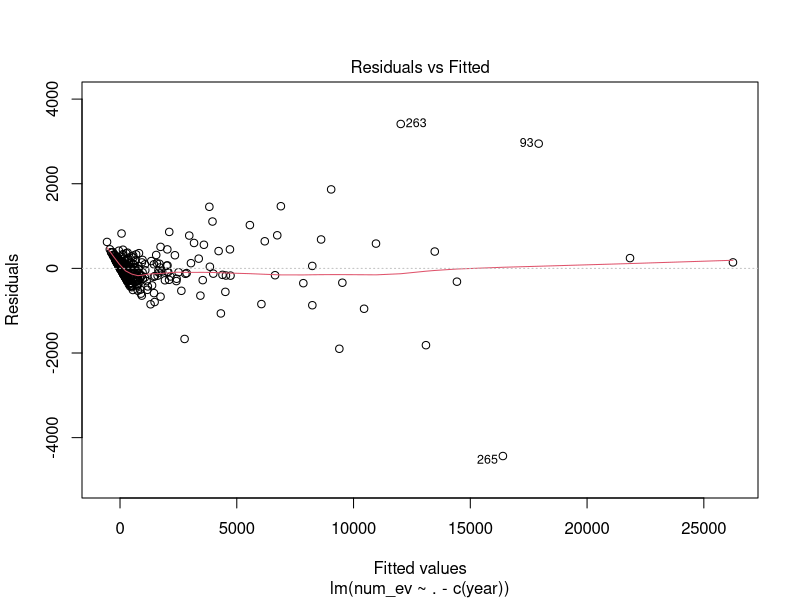
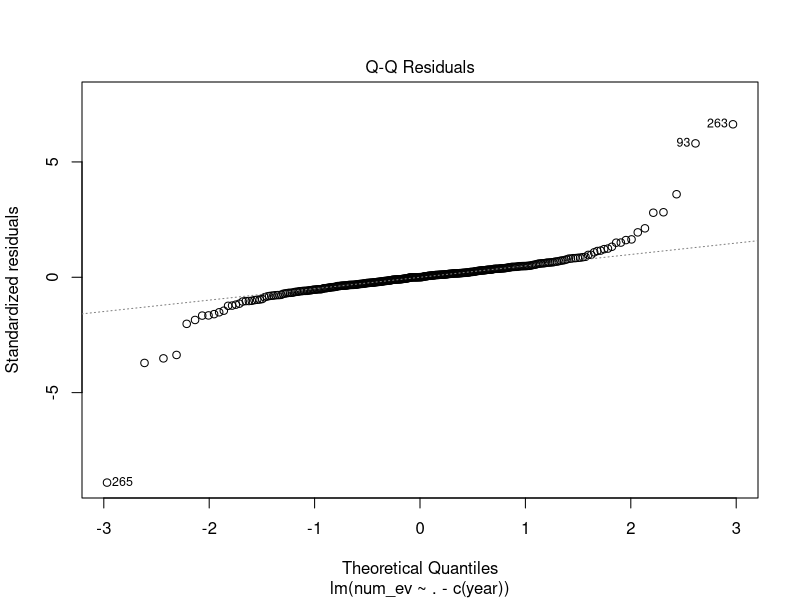
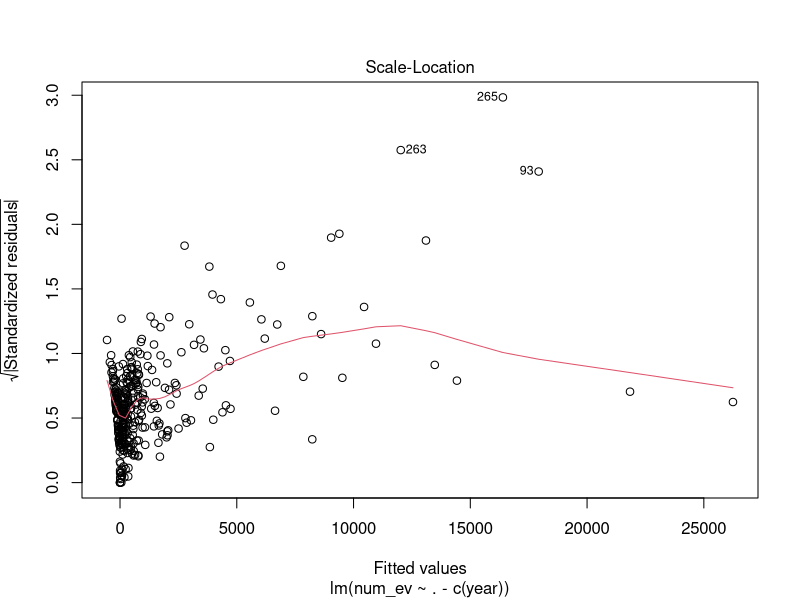
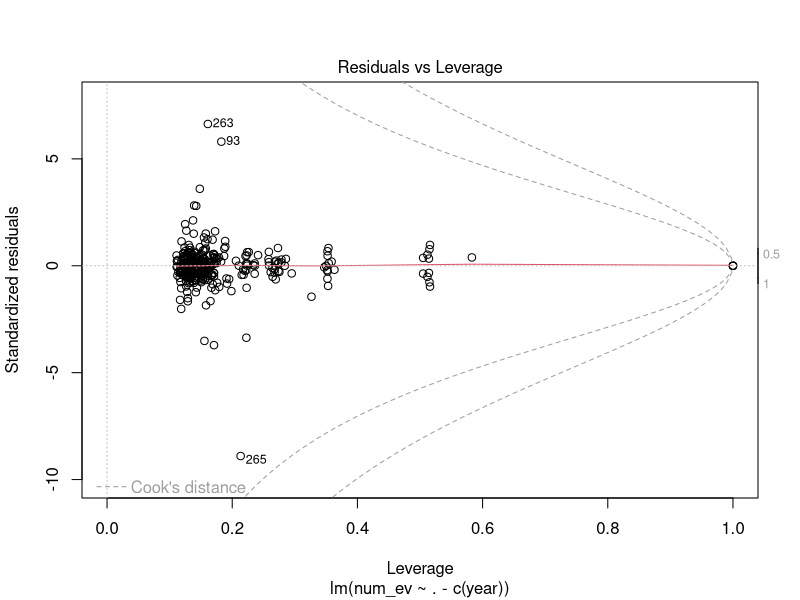
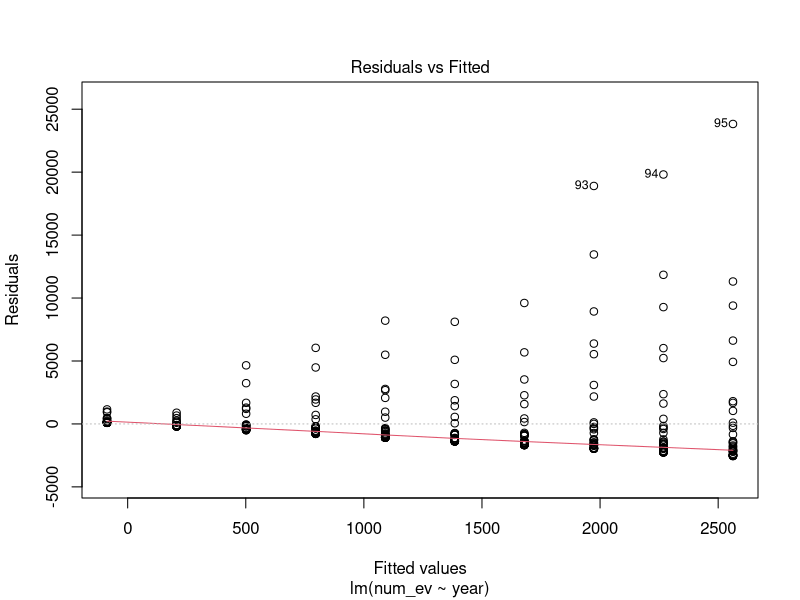
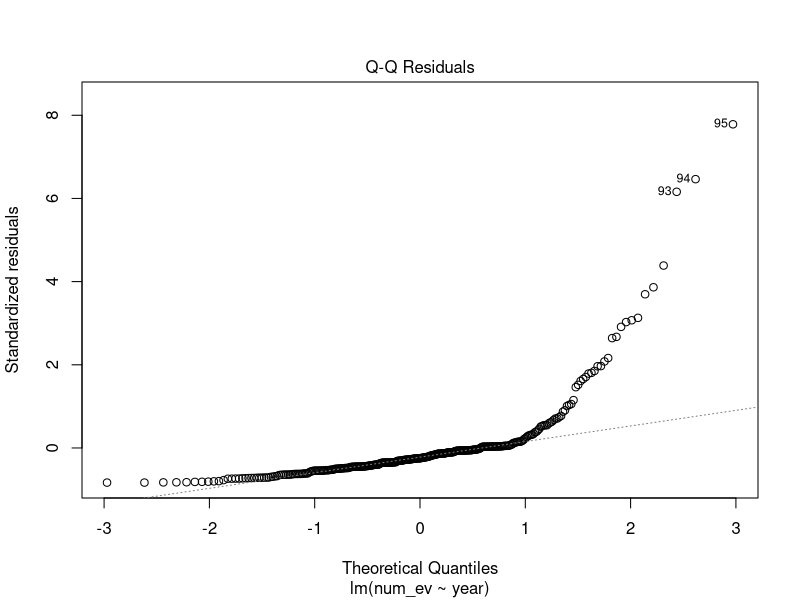
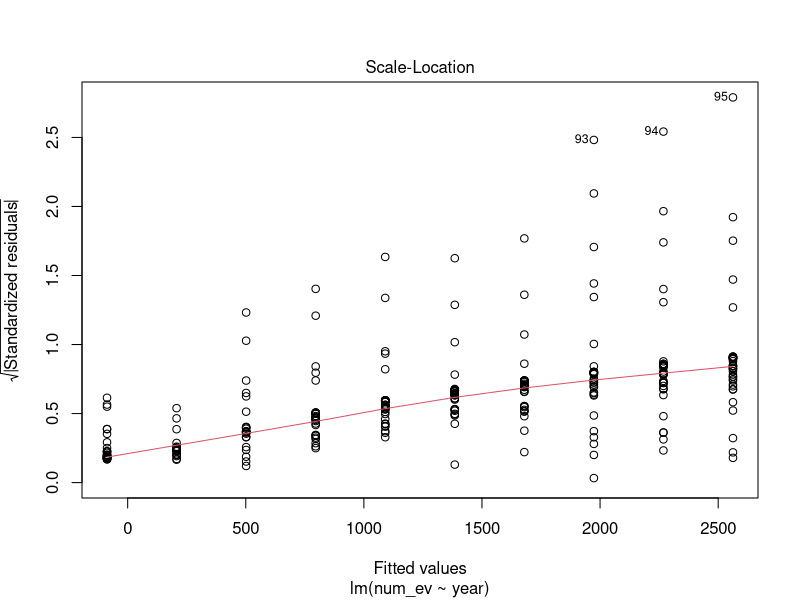
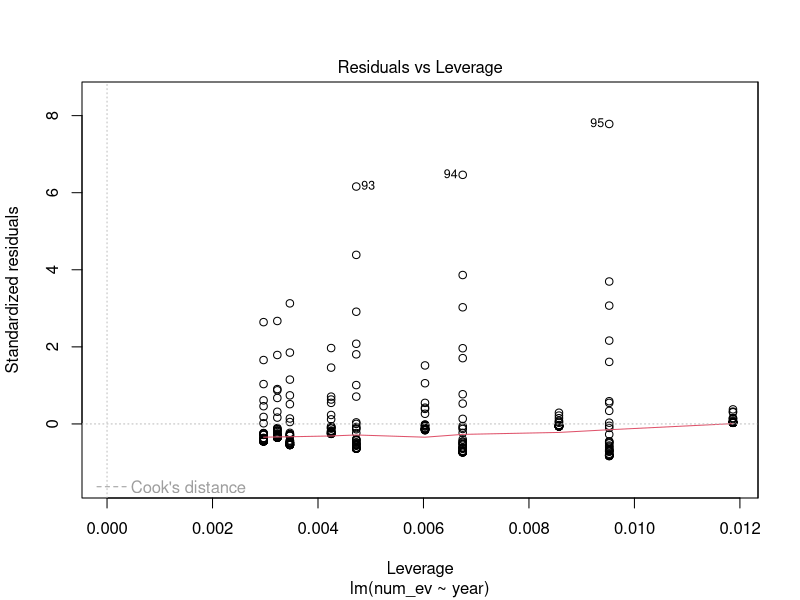

Write the R code that produced these figures, in order. (Note: this script raises an error after producing the figures.)
## ---- chunk 1
library(tidyverse)
library(ggplot2)
library(lubridate)
library(reshape2)

rm(list = ls())
## ---- chunk 2
#Population
pop <- read.csv("population.csv")

#select only relevant rows
pop <- pop[1:59,1:27]

#remove county from names
pop$Region <- gsub(" County", "", pop$Region)

#remove x from cols
names(pop) <- gsub("X","", names(pop))

long_pop <- melt(pop, id.vars = c("Region"))

names(long_pop)[2] <- "year"
names(long_pop)[3] <- "population"
names(long_pop)[1] <- "county"
long_pop$year <- as.numeric(as.character(long_pop$year))
long_pop$county <- tolower(long_pop$county)
long_pop$county <- gsub("[^a-zA-Z]", "", long_pop$county)
## ---- chunk 3
#Income
income <- read.csv("forecastedIncome.csv")

income <- income[ ,2:60]

county_names<- names(income)
income$year<- 2000:2035
income <-subset(income, year >=2010)
col_idx <- grep("^year$", names(income))
income <- income[, c(col_idx, (1:ncol(income))[-col_idx])]

income.long <- pivot_longer(income, cols = 2:59, names_to = "county" , values_to= "avg_income")


income.long$county <- tolower(income.long$county)
income.long$county <- gsub("[^a-zA-Z]", "", income.long$county)


county_names <-county_names[-length(county_names)]
county_names <- tolower(county_names)
county_names <- gsub("[^a-zA-Z]", "", county_names)




## ---- chunk 4
#Charging Station
chargers <- read.csv("county_chargers.csv")

#charging
chargers1 <- read.csv("county_datapoints.csv")
chargers1$county <- tolower(chargers1$county)
chargers1$county <- gsub("[^a-zA-Z]", "", chargers1$county)

#charger_forecast
charger_forecast <- read.csv("charger_forecast.csv")
names(charger_forecast)[2] <- "chargers"

#chargers forecast
char_for <- read.csv("charger_forecast.csv")
charger_X <-  char_for[char_for$year_list>2020,]
names(charger_X)[2] <- "forecast_charger"
charger_X$county <- tolower(charger_X$county)
charger_X$county <- gsub("[^a-zA-Z]", "", charger_X$county)
charger_forecast<-rename(charger_forecast, c('year'= 'year_list'))
charger_forecast$county <- tolower(charger_forecast$county)
charger_forecast$county <- gsub("[^a-zA-Z]", "", charger_forecast$county)


#combo chargers 
char_all<- read.csv("charger_all.csv")


## ---- chunk 5
#Fuel Price
fuel_price <- read.csv("CA_GasPreds_1995_2035.csv")
names(fuel_price) <- c("Date", "GasPrice_gal")
fuel_price$Date <- as.Date(fuel_price$Date, format = "%m/%d/%Y")
fuel_price$year <- year(fuel_price$Date)
f <- fuel_price %>% 
  group_by(year) %>% 
  summarise(avg_price = mean(GasPrice_gal))

gas_price <- f[f$year>2010,]
names(gas_price)[2] <- "gas_price"
## ---- chunk 6
#Vehicle price
vehicle_price <- read.csv("Vehicle_prices_final.csv")
names(vehicle_price)[1] <- "year"
## ---- chunk 7
#Miles per kwh
mpk <- read.csv("forecastedMPKwh.csv")
mpk <- mpk[, 2:3]
names(mpk)[1] <- "year"
## ---- chunk 8
Y <- read.csv("numEV_CountyandYear.csv")
Y <- Y[, 2:4]

#Y<-Y%>% 
  #group_by(county)%>%
  #mutate(lag.value = lag(num_ev))
Y<-Y%>% 
  group_by(county)%>%
  mutate(lag.value = cumsum(num_ev))

Y$county <- tolower(Y$county)
Y$county <- gsub("[^a-zA-Z]", "", Y$county)
yearly_sales <- Y %>% 
  group_by(year) %>% 
  summarise(total_sales = sum(num_ev, na.rm = TRUE))
## ---- chunk 9
kw_prices<-read.csv("yearly_kwh_prices.csv")
kw_prices <-subset(kw_prices, year >=2010)
## ---- chunk 10
final <- merge(Y, gas_price, by = "year")
final <- merge(final, vehicle_price, by = "year")
final <- merge(final, mpk, by = "year")
final <-merge(final, kw_prices, by= "year")
final <- merge(final, long_pop, by = c("county", "year")) 
final<- right_join(final, income.long, by= c("county", "year"))

#lose rows over here
final <- merge(final, chargers1[,c("county","year","csum")], by = c("county", "year"))
#final$avg_income <- (final$low+final$medium+final$high)/3
final<-rename(final, c("chargers" ='csum'))
#model_data<-final %>% group_by(county)%>% 
 # summarise(Avg_County_come= mean(avg_income))
#model_data<-model_data %>% group_by(year)%>% 
#  summarise(Total_year_EV= sum(num_ev))

#head(model_data)
#model_data <- select(final, -c("year", "county", "low", "medium", "high"))

#preping data for model

#scale
## ---- chunk 11
final<-na.omit(final)

lm0 <- lm(num_ev~.-c(year), data=final)
summary(lm0)

plot(lm0)


lm1 <- lm(num_ev~year, data=final)
summary(lm1)

plot(lm1)
ggplot(final, aes(y=num_ev, x=year+chargers+gas_price+high+low+mid+m_p_k+dollar.per.kw+population+avg_income))+
  stat_summary(fun.data = mean_cl_normal)+
  geom_smooth(method='lm', formula=y~x)


lm2 <- lm(num_ev ~poly(num_ev, x=year+chargers+gas_price+high+low+mid+m_p_k+dollar.per.kw+population+avg_income), data= final)
summary(lm2)

plot(fitted((lm2), residuals(lm2)))



lm3 <- lm(num_ev ~., data= final)
summary(lm3)

## ---- chunk 12


char <- na.omit(chargers1)
char<-char[, 2:5]
char$chargers<-char$csum


charger_forecast<- charger_forecast[,-which(names(charger_forecast) %in% c("X"))]
char<- char[,-which(names(char) %in% c("X", "total_chargers", "csum"))]
char<-rbind(char, charger_forecast)
char$county[char$county == "cityandcountyofsanfrancisco"] <- "sanfrancisco"

#char<-char[-grep("nevada", char$county),]


## ---- chunk 13


new_Y<-Y[,-4]
#new_Y <- pivot_wider(new_Y, names_from =year, values_from=num_ev)
#new_Y$'2021'<-0
#new_Y$'2022'<-0
#new_Y$'2023'<-0
#new_Y$'2024'<-0
#new_Y$'2025'<-0
#new_Y$'2026'<-0
#new_Y$'2027'<-0
#new_Y$'2028'<-0
#new_Y$'2029'<-0
#new_Y$'2030'<-0
#new_Y$'2031'<-0
#new_Y$'2032'<-0
#new_Y$'2033'<-0
#new_Y$'2034'<-0
#new_Y$'2035'<-0

#new_Y <- pivot_longer(new_Y, cols = 2:13, names_to = "year", values_to= "num_ev")
new_Y$year<-as.numeric(new_Y$year)
future_x <- merge(new_Y, gas_price, by = "year")
future_x <- merge(future_x, vehicle_price, by = "year")
future_x <- merge(future_x, mpk, by = "year")
future_x <-merge(future_x, kw_prices, by= "year")
future_x <- merge(future_x, long_pop, by = c("county", "year")) 
future_x<- left_join(future_x, income.long, by= c("county", "year"))
future_x <-left_join(future_x, char[,c("county","year","chargers")], by = c("county", "year"))

Y2021<-Y_2021
Y2021$num_ev<- Y_2021$preds
Y2021<- as.data.frame(Y2021[ , -c(13:14)])
future_x<-rbind(future_x, Y2021)

Y2022<-Y_2022
Y2022$num_ev<- Y2022$preds
Y2022<- as.data.frame(Y2022[,-c(13:14)])
future_x<-rbind(future_x, Y2022)

Y2023<-Y_2023
Y2023$num_ev<- Y2023$preds
Y2023<- as.data.frame(Y2023[,-c(13:14)])
future_x<-rbind(future_x, Y2023)

Y2024<-Y_2024
Y2024$num_ev<- Y2024$preds
Y2024<- as.data.frame(Y2024[,-c(13:14)])
future_x<-rbind(future_x, Y2024)

Y2025<-Y_2025
Y2025$num_ev<- Y2025$preds
Y2025<- as.data.frame(Y2025[,-c(13:14)])
future_x<-rbind(future_x, Y2025)

Y2026<-Y_2026
Y2026$num_ev<- Y2026$preds
Y2026<- as.data.frame(Y2026[,-c(13:14)])
future_x<-rbind(future_x, Y2026)

Y2027<-Y_2027
Y2027$num_ev<- Y2027$preds
Y2027<- as.data.frame(Y2027[,-c(13:14)])
future_x<-rbind(future_x, Y2027)

Y2028<-Y_2028
Y2028$num_ev<- Y2028$preds
Y2028<- as.data.frame(Y2028[,-c(13:14)])
future_x<-rbind(future_x, Y2028)

Y2029<-Y_2029
Y2029$num_ev<- Y2029$preds
Y2029<- as.data.frame(Y2029[,-c(13:14)])
future_x<-rbind(future_x, Y2029)

Y2030<-Y_2030
Y2030$num_ev<- Y2030$preds
Y2030<- as.data.frame(Y2030[,-c(13:14)])
future_x<-rbind(future_x, Y2030)

Y2031<-Y_2031
Y2031$num_ev<- Y2031$preds
Y2031<- as.data.frame(Y2031[,-c(13:14)])
future_x<-rbind(future_x, Y2031)

Y2032<-Y_2032
Y2032$num_ev<- Y2032$preds
Y2032<- as.data.frame(Y2032[,-c(13:14)])
future_x<-rbind(future_x, Y2032)

Y2033<-Y_2033
Y2033$num_ev<- Y2033$preds
Y2033<- as.data.frame(Y2033[,-c(13:14)])
future_x<-rbind(future_x, Y2033)

Y2034<-Y_2034
Y2034$num_ev<- Y2034$preds
Y2034<- as.data.frame(Y2034[,-c(13:14)])
future_x<-rbind(future_x, Y2034)

Y2035<-Y_2035
Y2035$num_ev<- Y2035$preds
Y2035<- as.data.frame(Y2035[,-c(13:14)])
future_x<-rbind(future_x, Y2035)

future_x<-future_x%>% 
  group_by(county)%>%
  mutate(lag.value = cumsum(num_ev))

write.csv(future_x, "predictions_CC_bycounty.csv")
## ---- chunk 14
future_x[is.na(future_x)]<-0

#final= subset(future_x, year <=2020)
#final= subset(future_x, year <=2021)
#final= subset(future_x, year <=2022)
#final= subset(future_x, year <=2023)
#final= subset(future_x, year <=2024)
#final= subset(future_x, year <=2025)
#final= subset(future_x, year <=2026)
#final= subset(future_x, year <=2027)
#final= subset(future_x, year <=2028)
#final= subset(future_x, year <=2029)
#final= subset(future_x, year <=2030)
#final= subset(future_x, year <=2031)
#final= subset(future_x, year <=2032)
#final= subset(future_x, year <=2033)
final= subset(future_x, year <=2034)

lm3 <- lm(num_ev ~., data= final)
## ---- chunk 15

prediction <- predict(lm3, future_x, se.fit = TRUE)


preds_cc <- future_x

preds_cc$preds<- prediction$fit

#Y_2021<-subset(preds_cc, year == '2021')  

#Y_2022<-subset(preds_cc, year == '2022')  
#Y_2023<-subset(preds_cc, year == '2023')
#Y_2024<-subset(preds_cc, year == '2024')
#Y_2025<-subset(preds_cc, year == '2025')

#Y_2026<-subset(preds_cc, year == '2026')

#Y_2027<-subset(preds_cc, year == '2027')
#Y_2028<-subset(preds_cc, year == '2028')
#Y_2029<-subset(preds_cc, year == '2029')
#Y_2030<- subset(preds_cc, year == '2030')
#Y_2031<-subset(preds_cc, year == '2031')
#Y_2032<-subset(preds_cc, year == '2032')
#Y_2033<-subset(preds_cc, year == '2033')
#Y_2034<-subset(preds_cc, year == '2034')
Y_2035<-subset(preds_cc, year == '2035')
## ---- chunk 16
ggplot(preds_cc, aes(x=year,y=preds))+ geom_point()

final_preds<- preds_cc%>% group_by(year) %>% summarise(CA_total_ev = sum(preds), Original=sum(num_ev))



## ---- chunk 17

#CA total
new_Y<-Y[,-4]
#new_Y <- pivot_wider(new_Y, names_from =year, values_from=num_ev)
#new_Y$'2021'<-0
#new_Y$'2022'<-0
#new_Y$'2023'<-0
#new_Y$'2024'<-0
#new_Y$'2025'<-0
#new_Y$'2026'<-0
#new_Y$'2027'<-0
#new_Y$'2028'<-0
#new_Y$'2029'<-0
#new_Y$'2030'<-0
#new_Y$'2031'<-0
#new_Y$'2032'<-0
#new_Y$'2033'<-0
#new_Y$'2034'<-0
#new_Y$'2035'<-0

#new_Y <- pivot_longer(new_Y, cols = 2:13, names_to = "year", values_to= "num_ev")
new_Y$year<-as.numeric(new_Y$year)
future_x <- merge(new_Y, gas_price, by = "year")
future_x <- merge(future_x, vehicle_price, by = "year")
future_x <- merge(future_x, mpk, by = "year")
future_x <-merge(future_x, kw_prices, by= "year")
future_x <- merge(future_x, long_pop, by = c("county", "year")) 
future_x<- left_join(future_x, income.long, by= c("county", "year"))
future_x <-left_join(future_x, char[,c("county","year","chargers")], by = c("county", "year"))

future_x[is.na(future_x)]<-0
future_x$avg_car_price<-(future_x$high + future_x$low+ future_x$mid)/3
future_x<- future_x%>% group_by(year)%>% 
  summarise(num_ev= sum(num_ev), gas_price = mean(gas_price), m_p_k= mean(m_p_k), dollar.per.kw = mean(dollar.per.kw), population=sum(population), avg_income = mean(avg_income),  chargers= sum(chargers), avg_car_price = mean(avg_car_price))


Y2021<-Y_2021
Y2021$num_ev<- Y_2021$preds
Y2021<- as.data.frame(Y2021[ , -c(10:11)])
future_x<-rbind(future_x, Y2021)



Y2022<-Y_2022
Y2022$num_ev<- Y2022$preds
Y2022<- as.data.frame(Y2022[,-c(10:11)])
future_x<-rbind(future_x, Y2022)


Y2023<-Y_2023
Y2023$num_ev<- Y2023$preds
Y2023<- as.data.frame(Y2023[,-c(10:11)])
future_x<-rbind(future_x, Y2023)




Y2024<-Y_2024
Y2024$num_ev<- Y2024$preds
Y2024<- as.data.frame(Y2024[,-c(10:11)])
future_x<-rbind(future_x, Y2024)

Y2025<-Y_2025
Y2025$num_ev<- Y2025$preds
Y2025<- as.data.frame(Y2025[,-c(10:11)])
future_x<-rbind(future_x, Y2025)


Y2026<-Y_2026
Y2026$num_ev<- Y2026$preds
Y2026<- as.data.frame(Y2026[,-c(10:11)])
future_x<-rbind(future_x, Y2026)


Y2027<-Y_2027
Y2027$num_ev<- Y2027$preds
Y2027<- as.data.frame(Y2027[,-c(10:11)])
future_x<-rbind(future_x, Y2027)


Y2028<-Y_2028
Y2028$num_ev<- Y2028$preds
Y2028<- as.data.frame(Y2028[,-c(10:11)])
future_x<-rbind(future_x, Y2028)

Y2029<-Y_2029
Y2029$num_ev<- Y2029$preds
Y2029<- as.data.frame(Y2029[,-c(10:11)])
future_x<-rbind(future_x, Y2029)

Y2030<-Y_2030
Y2030$num_ev<- Y2030$preds
Y2030<- as.data.frame(Y2030[,-c(10:11)])
future_x<-rbind(future_x, Y2030)



Y2031<-Y_2031
Y2031$num_ev<- Y2031$preds
Y2031<- as.data.frame(Y2031[,-c(10:11)])
future_x<-rbind(future_x, Y2031)


Y2032<-Y_2032
Y2032$num_ev<- Y2032$preds
Y2032<- as.data.frame(Y2032[,-c(10:11)])
future_x<-rbind(future_x, Y2032)

Y2033<-Y_2033
Y2033$num_ev<- Y2033$preds
Y2033<- as.data.frame(Y2033[,-c(10:11)])
future_x<-rbind(future_x, Y2033)

Y2034<-Y_2034
Y2034$num_ev<- Y2034$preds
Y2034<- as.data.frame(Y2034[,-c(10:11)])
future_x<-rbind(future_x, Y2034)

Y2035<-Y_2035
Y2035$num_ev<- Y2035$preds
Y2035<- as.data.frame(Y2035[,-c(10:11)])
future_x<-rbind(future_x, Y2035)
## ---- chunk 18
j=as.numeric(future_x[1,2])
future_x$lag.value<-0

for (i in 1:nrow(future_x)){
  future_x[i,10] <- j
  k<-as.numeric(future_x[i,10])
  j=j+k
}




#write.csv(future_x, "predictions_CC.csv")

future_x[is.na(future_x)]<-0

#final= subset(future_x, year <=2020)
#final= subset(future_x, year <=2021)
#final= subset(future_x, year <=2022)
#final= subset(future_x, year <=2023)
#final= subset(future_x, year <=2024)
#final= subset(future_x, year <=2025)
#final= subset(future_x, year <=2026)
#final= subset(future_x, year <=2027)
#final= subset(future_x, year <=2028)
#final= subset(future_x, year <=2029)
#final= subset(future_x, year <=2030)
#final= subset(future_x, year <=2031)
#final= subset(future_x, year <=2032)
#final= subset(future_x, year <=2033)
final= subset(future_x, year <=2034)

lm3 <- lm(num_ev ~., data= final)
## ---- chunk 19

prediction <- predict(lm3, future_x, se.fit = TRUE)


preds_cc <- future_x

preds_cc$preds<- prediction$fit

#Y_2021<-subset(preds_cc, year == '2021')  
#Y_2022<-subset(preds_cc, year == '2022')  
#Y_2023<-subset(preds_cc, year == '2023')
#Y_2024<-subset(preds_cc, year == '2024')
#Y_2025<-subset(preds_cc, year == '2025')
#Y_2026<-subset(preds_cc, year == '2026')
#Y_2027<-subset(preds_cc, year == '2027')
#Y_2028<-subset(preds_cc, year == '2028')
#Y_2029<-subset(preds_cc, year == '2029')
#Y_2030<- subset(preds_cc, year == '2030')
#Y_2031<-subset(preds_cc, year == '2031')
#Y_2032<-subset(preds_cc, year == '2032')
#Y_2033<-subset(preds_cc, year == '2033')
#Y_2034<-subset(preds_cc, year == '2034')
Y_2035<-subset(preds_cc, year == '2035')
